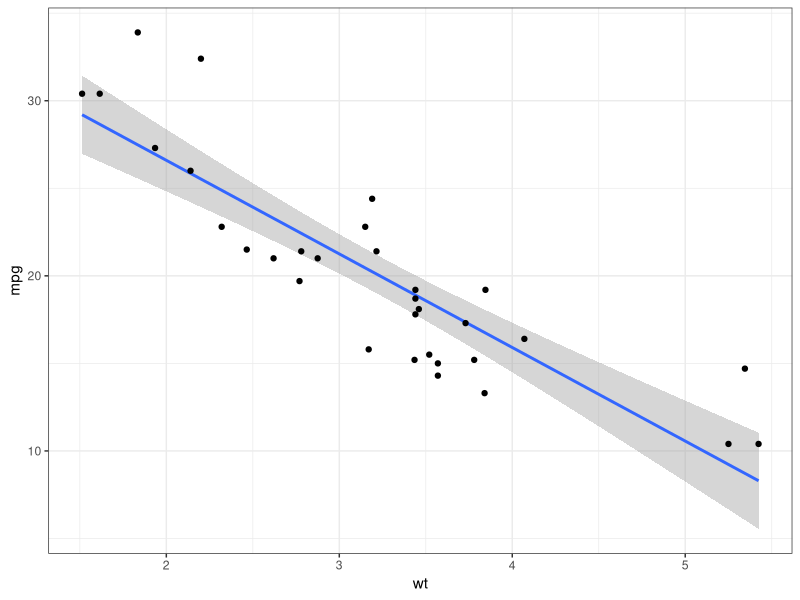

R code for this plot:
## ---- chunk 1
knitr::opts_chunk$set(echo = TRUE)
## ---- chunk 2
library(tidyverse)
data("mtcars")
ggplot(mtcars, aes(x=wt,y= mpg)) + geom_smooth(method = "lm") + geom_point() + theme_bw()
